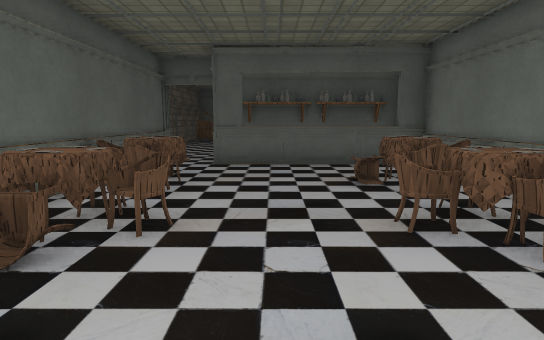
[1] (above)

17 first-person views from a walk through a scene from a Unity 3-D project. The camera is 1.4 m above the floor, tilts 8° down and sees 75° across. Doors are open. The floor is counted in squares, 1.2 m on a side. Each view is taken from the middle of a square. On the plan, view 1 faces up. The plan holds only what a view shows up to about 14 squares ahead; the rest is blank. The place goes on beyond the plan. The player is left out. Some surface patterns are stand-ins.

[2]
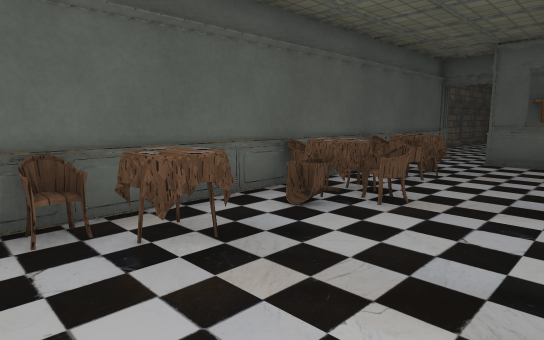

[3]
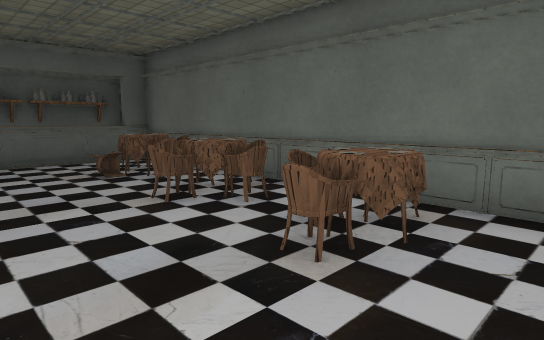

[4]
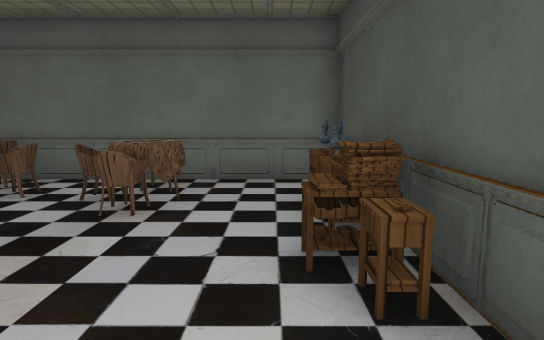

[5]
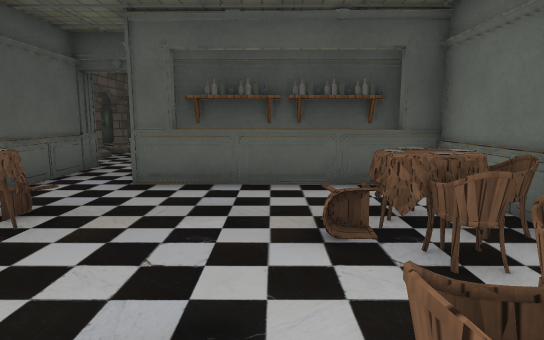

[6]
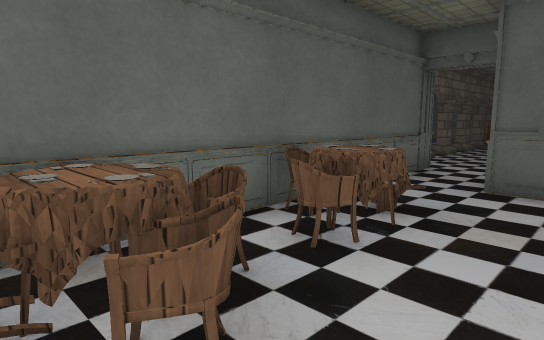

[7]
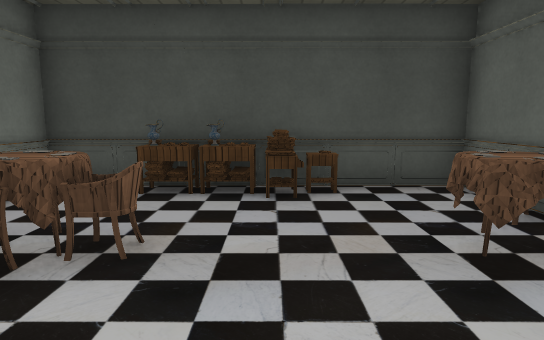

[8]
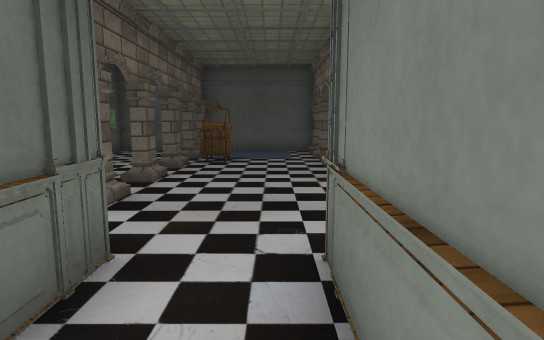

[9]
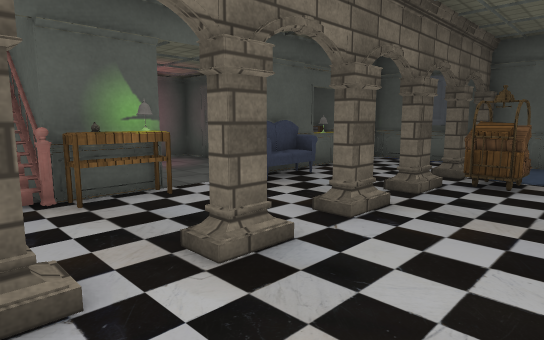

[10]
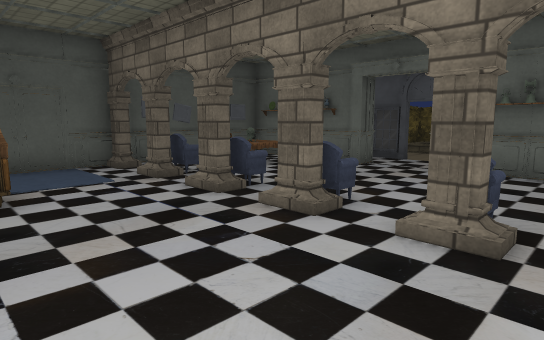

[11]
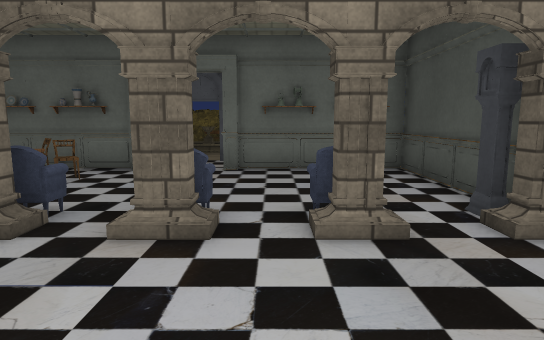

[12]
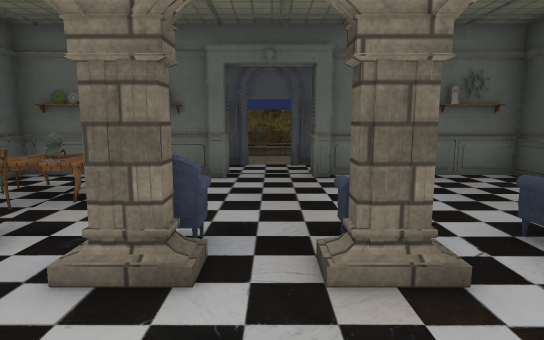

[13]
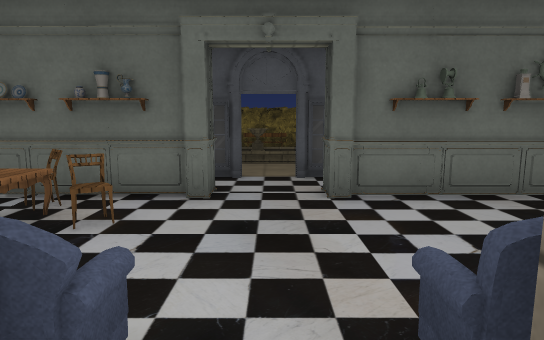

[14]
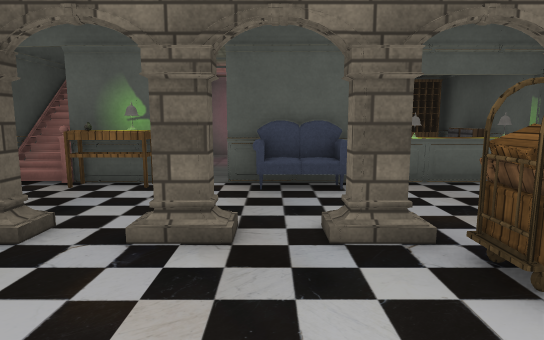

[15]
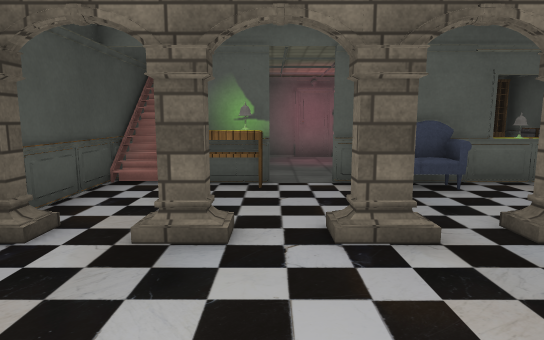

[16]
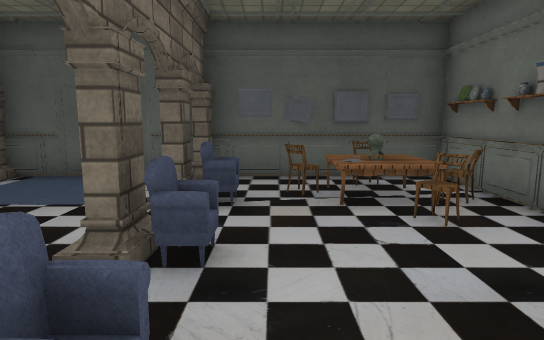

[17]
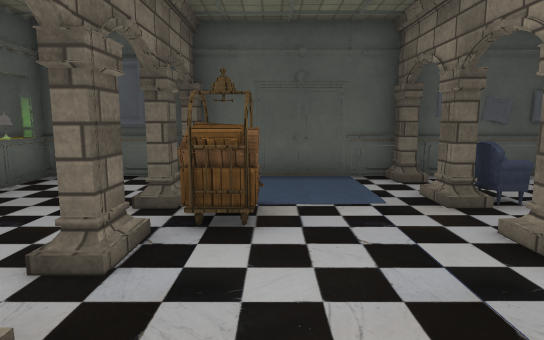

### Floor plan
Points are (right, up) in squares from view 1. A wall is a line through its corners. A room is listed if a view was taken in it or the views show most of it. See-through windows are left out.
Room 1 (views 1, 2, 3, 4, 5, 6, 7, 8)
walls: (-3.4, 6.6) (-3.4, -0.5); (-3.4, -0.6) (-3.4, -2.3) (-1.4, -2.3); (-3.4, 9.6) (-3.4, 7.6); (2.4, -2.3) (4, -2.3) (4, 9.3) (-1.5, 9.4)
ways out: opening at (-2.5, 9) to room 2
objects: chair (-3, 0); chair (-3, 4); chair (-3, 7); chair (-2, 2); table (-2, 3); chair (-2, 5); table (-2, 7); cabinet (-1, -2); chair (-1, 4); chair (-1, 6); cabinet (0, -2); cabinet (1, -2); chair (1, 1); shelf (1, 11) to (3, 11); cabinet (2, -2); chair (2, 2); chair (2, 3) to (3, 3); chair (2, 4); chair (2, 5); chair (2, 6); chair (2, 7); other object (3, 1); chair (3, 4); other object (3, 7); chair (4, 7)
Room 2 (views 9, 10, 11, 12, 13, 14, 15, 16, 17)
walls: (-3.4, 12) (-3.4, 9.6); (0.4, 11.9) (4.5, 11.9) (4.5, 15.9); (-7.7, 15) (-7.7, 13.1); (-7.7, 19.5) (-7.7, 16.1); (1.5, 22.3) (-7.7, 22.3); (4.3, 15.7) (4.3, 16.1) (5, 16.1); (4.5, 18.1) (4.5, 22.2); (5, 18) (4.3, 18) (4.3, 18.4); (-1.5, 9.4) (-1.5, 12); (-7.9, 22.3) (-10.5, 22.3); (-10.1, 11.9) (-5.4, 11.9)
low walls: (4.8, 17.8) (4.5, 18.1); (-8, 12.9) (-8, 11.9); (-8.2, 12.8) (-8.2, 12); (-8.6, 12.6) (-8.6, 12); (-8.8, 12.6) (-8.8, 12)
ways out: opening at (-2.5, 9) to room 1; open door at (-8, 15.5); open door at (6, 17.5)
objects: other object (-8, 20); other object (-8, 21); desk (-7, 14); sofa (-7, 17) to (-7, 18); column (-5, 12); column (-5, 14); column (-5, 16); column (-5, 22); column (-4, 14); column (-4, 18); cart (-4, 19) to (-3, 19); column (-4, 20); shelf (-1, 11); clock (0, 12); armchair (0, 14); column (0, 15); armchair (0, 17); armchair (0, 18); armchair (0, 20); column (0, 22); chair (1, 21); table (2, 20) to (3, 21); picture (2, 22); chair (3, 19); picture (3, 22); shelf (4, 19); chair (4, 20); shelf (4, 21); picture (4, 22)

Positions as (right, up) in squares from view 1, and headings:
1: (0, 0), facing up
2: (1, -1), facing up-left
3: (-1, -1), facing up-right
4: (-3, -1), facing right
5: (1, 3), facing up
6: (0, 3), facing up-left
7: (0, 4), facing down
8: (-2, 9), facing up
9: (-2, 12), facing up-left
10: (-4, 13), facing up-right
11: (-4, 15), facing right
12: (-3, 17), facing right
13: (-1, 17), facing right
14: (-1, 17), facing left
15: (-1, 15), facing left
16: (1, 15), facing up
17: (-3, 15), facing up
